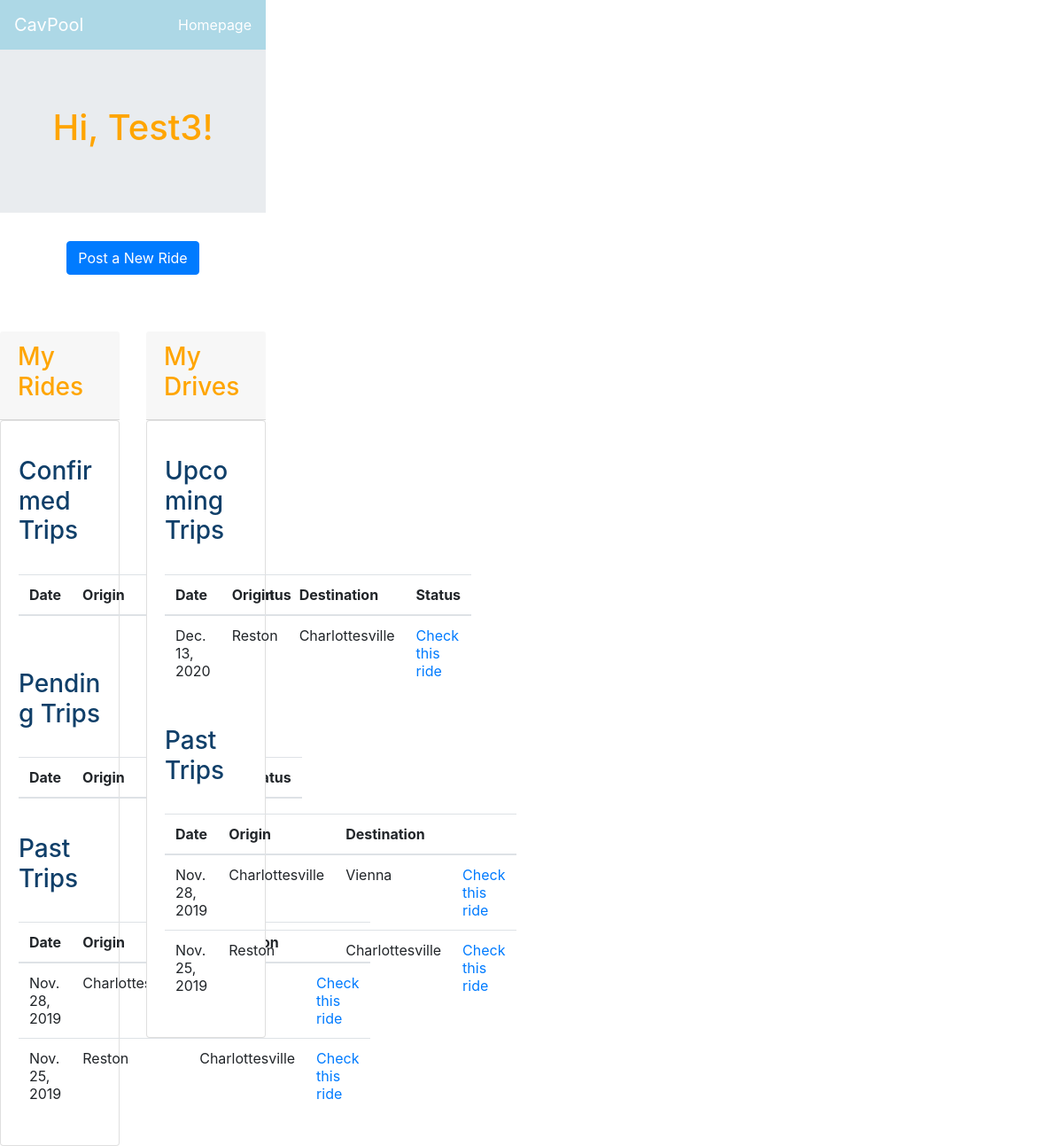
The app's page /4/profile with its own data.
### Rideshare_app/models.py (models this page shows, shortened)
class Driver(models.Model):
    first_name = models.CharField(max_length = 30)
    last_name = models.CharField(max_length = 30)
    email = models.CharField(max_length = 100)
    venmo = models.CharField(max_length = 30, blank = True, null = True)
    phone_number = models.CharField(max_length = 20, blank = True, null = True)
    car_make = models.CharField(max_length = 30, blank = True, null = True)
    car_model = models.CharField(max_length = 30, blank = True, null = True)

class Ride(models.Model):
    departure_location = models.CharField(max_length = 30)
    destination_location = models.CharField(max_length = 30)
    departure_state = models.CharField(max_length = 30, null = True, blank = True)
    destination_state = models.CharField(max_length = 30, null = True, blank = True)
    date = models.DateField()
    time = models.TimeField(blank = True, null = True)
    seats = models.IntegerField(null = True, blank = True)
    price = models.IntegerField(null = True, blank = True)
    driver = models.ForeignKey(Driver, null = True, on_delete = models.CASCADE)
    riders = models.ManyToManyField(Rider, blank = True)
    confirmed_riders = models.ManyToManyField(Rider, blank = True, related_name = "confirmed_riders")
    pending_riders = models.ManyToManyField(Rider, blank = True, related_name = "pending_riders")

### Rideshare_app/views.py (the view)
# urls.py: path('<int:user_id>/profile', views.profile, name= 'profile'),
def profile(request, user_id):
    user = get_object_or_404(User, pk = user_id)
    driver = user.driver
    rider = user.rider
    driver_id = driver.id
    rider_id = rider.id
    upcoming_rides_list = Ride.objects.filter(driver = driver_id, date__gte = timezone.now())
    past_rides = Ride.objects.filter(driver = driver_id, date__lt = timezone.now())
    pending_ride_ids = getPendingRides(rider_id)
    pending_rides_list = Ride.objects.filter(pk__in = pending_ride_ids, date__gte = timezone.now())
    context = {"user" : user, "driver" : driver, "upcoming_rides_list" : upcoming_rides_list,
                "past_rides" : past_rides, "rider" : rider,
                "pending_rides_list" : pending_rides_list}
    return render(request, 'Rideshare_app/profile.html', context)

### Rideshare_app/views.py (called while the page is built)
def getPendingRides(rider_id):
    all_rides = Rider.objects.all()
    ride_ids = []
    for ride in all_rides:
        if ride.pending_riders.filter(pk = rider_id).exists():
            ride_ids.append(ride.id)
    return ride_ids

### Rideshare_app/templates/Rideshare_app/profile.html (shortened to what this page needs)
<html>
{% load bootstrap4 %}
{% bootstrap_css %}
<head>
<link rel="stylesheet" type="text/css" href="profile.css">
  <nav class="navbar navbar-dark" style="background-color:lightblue">
  <a class="navbar-brand"> CavPool</a>
	<ul class="navbar-nav">
		<li class="nav-item active">
			<a class="nav-link" href="{% url 'index' %}">Homepage</a>
		</li>
	</ul>
</nav>
<div class="jumbotron jumbotron-fluid">
	<div class="container">
	   <h1 style = "text-align: center; color:orange"> Hi, {{driver.first_name}}! </h1>
	</div>
</div>
<div style ="text-align: center" >
  <a href="{% url 'post_ride_driver' user.id%}">
    <button class="btn btn-primary" >Post a New Ride</button>
</a>
</div>
</head>
</head>
<body>
<br>
<br>
<div class="row">
  <div class="col-sm-6">
    <div class="card-header">
    <h3 style =  "color: orange">
    My Rides
    </div>
    <div class="card">
      <div class="card-body">
        <body>
  <h3 style = "padding-top:20;color: #103F69"> Confirmed Trips </h3>
  <br>
  <table class="table">
  <thead>
    <tr>
      <th scope="col">Date</th>
      <th scope="col">Origin</th>
      <th scope="col">Destination</th>
      <th scope="col">Status</th>
    </tr>
  </thead>
</table>
<br>
<h3 style = "padding-top:20;color: #103F69"> Pending Trips </h3>
<br>
<table class="table">
<thead>
  <tr>
    <th scope="col">Date</th>
    <th scope="col">Origin</th>
    <th scope="col">Destination</th>
    <th scope="col">Status</th>
  </tr>
</thead>
</table>
<br>
  <h3 style = "color: #103F69"> Past Trips </h3> <br>
  <table class="table">
  <thead>
    <tr>
      <th scope="col">Date</th>
      <th scope="col">Origin</th>
      <th scope="col">Destination</th>
      <th scope="col"></th>
    </tr>
  </thead>
  <tbody>
      {%for ride in past_rides%}
        <tr>
      <td>{{ride.date}}</td>
      <td>{{ride.departure_location}}</td>
      <td>{{ride.destination_location}}</td>
      <td><a href=" {% url 'ride' ride.id%}"> Check this ride</a></td>
      </tr>
      {% endfor %}
  </tbody>
</table>
      </div>
    </div>
  </div>
  <div class="col-sm-6">
    <div class="card-header">
    <h3 style =  "color: orange">
    My Drives
    </div>
    <div class="card">
      <div class="card-body">
        <body>
  <h3 style = "padding-top:20;color: #103F69"> Upcoming Trips </h3>
  <br>
  <table class="table">
  <thead>
    <tr>
      <th scope="col">Date</th>
      <th scope="col">Origin</th>
      <th scope="col">Destination</th>
      <th scope="col">Status</th>
    </tr>
  </thead>
  <tbody>
      {% for ride in upcoming_rides_list %}
        <tr>
      <td>{{ride.date}}</td>
      <td>{{ride.departure_location}}</td>
      <td>{{ride.destination_location}}</td>
      <td><a href=" {% url 'ride' ride.id%}"> Check this ride</a></td>
      </tr>
      {% endfor %}
  </tbody>
</table>
<br>
  <h3 style = "color: #103F69"> Past Trips </h3> <br>
  <table class="table">
  <thead>
    <tr>
      <th scope="col">Date</th>
      <th scope="col">Origin</th>
      <th scope="col">Destination</th>
      <th scope="col"></th>
    </tr>
  </thead>
  <tbody>
      {% for ride in past_rides %}
        <tr>
      <td>{{ride.date}}</td>
      <td>{{ride.departure_location}}</td>
      <td>{{ride.destination_location}}</td>
      <td><a href=" {% url 'ride' ride.id%}"> Check this ride</a></td>
      </tr>
      {% endfor %}
  </tbody>
</table>
      </div>
    </div>
  </div>
</div>
</body>
</html>

### Rideshare_app/templates/Rideshare_app/profile.css (style rules this page uses)
html, body, header, .column { float: left; width: 50%; }
.row:after { content: ""; display: table; clear: both; }

### Rideshare_app/templates/Rideshare_app/profile.html (style rules this page uses)
* { box-sizing: border-box; }
.row:after { content: ""; display: table; clear: both; }

### records on screen
Driver: first_name "Test3"
Ride: date "Nov. 28, 2019", departure_location "Charlottesville", destination_location "Vienna"
Ride: date "Nov. 25, 2019", departure_location "Reston", destination_location "Charlottesville"
Ride: date "Dec. 13, 2020", departure_location "Reston", destination_location "Charlottesville"
